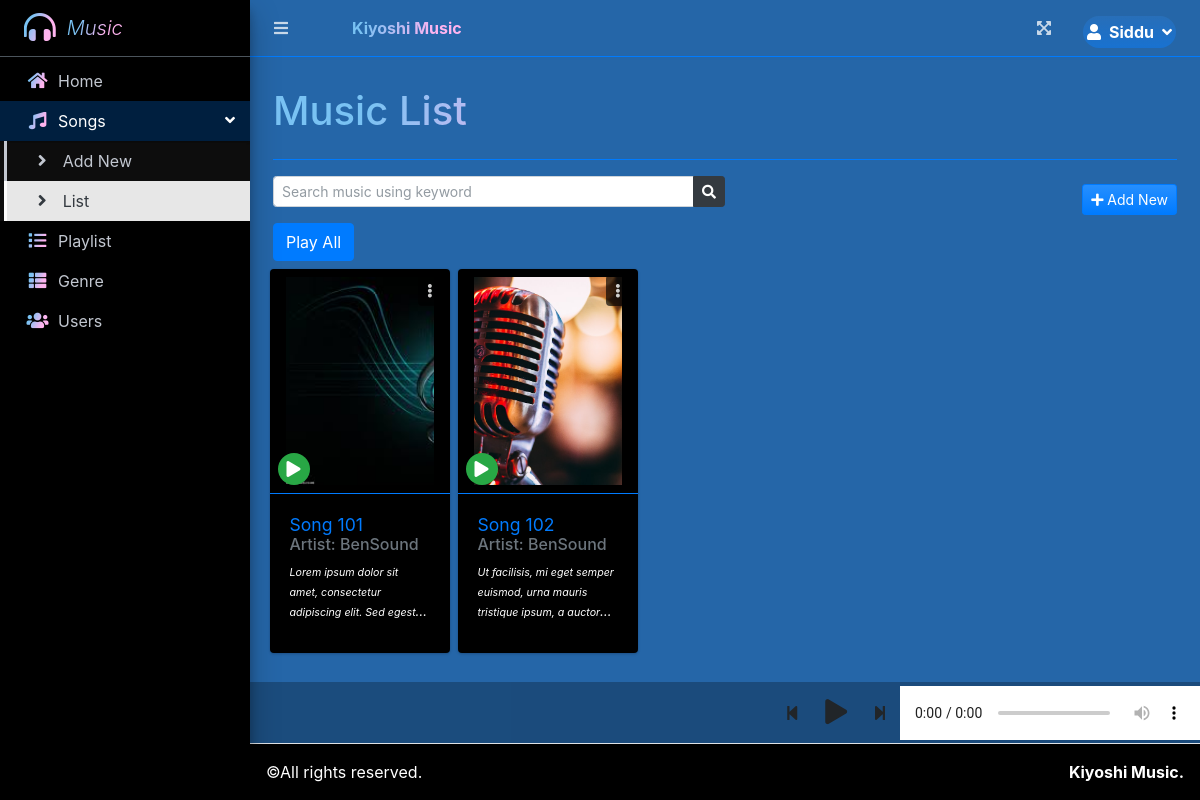
/index.php?page=music_list (signed in), run on the app's committed database.
### tables this page shows
CREATE TABLE `uploads` (
  `id` int(30) NOT NULL,
  `user_id` int(30) NOT NULL,
  `genre_id` int(30) NOT NULL,
  `title` text NOT NULL,
  `artist` text NOT NULL,
  `description` text NOT NULL,
  `upath` text NOT NULL,
  `cover_image` text NOT NULL,
  `date_created` int(11) NOT NULL DEFAULT current_timestamp()
);

### music_list.php (the view, shortened to what this page needs)
<?php include'db_connect.php' ?>
<div class="col-lg-12">
	<div class="d-flex justify-content-between align-items-center w-100">
		<div class="form-group" style="width:calc(50%) ">
			<div class="input-group">
              <input type="search" id="filter" class="form-control form-control-sm" placeholder="Search music using keyword">
              <div class="input-group-append">
                  <button type="button" id="search" class="btn btn-sm btn-dark">
                      <i class="fa fa-search"></i>
                  </button>
              </div>
          </div>
		</div>
		<a class="btn btn-sm btn-primary bg-gradient-primary" href="index.php?page=new_music"><i class="fa fa-plus"></i> Add New</a>
	</div>
	<button class="btn btn-primary" id="play_all">Play All</button>
	<div class="row" id="music-list">
		<?php
			$musics= $conn->query("SELECT u.*,g.genre FROM uploads u inner join genres g on g.id = u.genre_id order by u.title asc");
			while($row=$musics->fetch_assoc()):
				$trans = get_html_translation_table(HTML_ENTITIES,ENT_QUOTES);
				unset($trans["\""], $trans["<"], $trans[">"], $trans["<h2"]);
				$desc = strtr(html_entity_decode($row['description']),$trans);
				$desc=str_replace(array("<li>","</li>"), array("",", "), $desc);
		?>
		<div class="card bg-black music-item my-2 mx-1" data-id="<?php echo $row['id'] ?>" data-upath="<?php echo $row['upath'] ?>" style="width:15vw;cursor:pointer;">
			<div class="card-img-top flex-w-100 position-relative py-2 px-3">
				<?php if($_SESSION['login_type'] == 1 || $_SESSION['login_id'] == $row['user_id']): ?>
                	<div class="dropdown position-absolute" style="right:.5em;top:.5em">
	                  <button type="button" class="btn btn-tool py-1" data-toggle="dropdown" title="Manage" style="background: #000000ab;z-index: 1">
	                    <i class="fa fa-ellipsis-v"></i>
	                  </button>
	                  </div>
	              <?php endif; ?>
				<span class="position-absolute" style="bottom:.5em;left:.5em;z-index: 2"><div class="btn bg-green rounded-circle d-flex justify-content-center align-items-center" style="width: 2rem;height: 2rem;cursor: pointer;" onclick="play_music({0:{id:'<?php echo $row['id'] ?>',upath:'assets/uploads/<?php echo $row['upath'] ?>'}})"><i class="fa fa-play"></i></div></span>
		<a href="index.php?page=view_music&id=<?php echo $row['id'] ?>">
				<img src="assets/uploads/<?php echo $row['cover_image'] ?>" class="card-img-top"  style="object-fit: cover;max-width: 100%;height:26vh" alt="music Cover">
			</div>
			<div class="card-body border-top border-primary" style="min-height:20vh">
				<h5 class="card-title w-100"><?php echo ucwords($row['title']) ?></h5>
				<h6 class="card-subtitle mb-2 text-muted w-100">Artist: <?php echo ucwords($row['artist']) ?></h6>
				<p class="card-text truncate text-white"><small><?php echo strip_tags($desc) ?></small></p>
			</div>
		</div>
		<?php endwhile; ?>
	</div>
</div>

### data on the page
uploads: $row['id'] 1 (drawn), cover_image (picture), title "Song 101", artist "BenSound", description "Lorem ipsum dolor sit amet, consectetur adipiscing elit. Sed…"
uploads: $row['id'] 2 (drawn), cover_image (picture), title "Song 102", artist "BenSound", description "Ut facilisis, mi eget semper euismod, urna mauris tristique ipsum, a…"

### other printed values
$_SESSION['login_firstname'] "Siddu"
$title "Music List"
